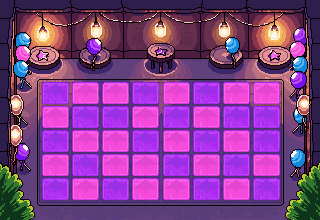
#> input picture tables/fergus/art/src/dance.png, 320 x 220 px, found by its file name; its folder holds 3 pictures in this run
$ python compose_fergus.py
#> lines starting #> are read from the running program, lines starting #| are printed output that depends on the picture
# Builds the Fergus art used by the game from the Pixellab sources in tables/fergus/art/src:
#   playfield.png  the 320x640 backdrop: the wedding dance floor round the top (dance.png, the Friend Zone sits on
#                  it), the pub down the middle (pub.png) and the cafe under the flippers (cafe.png), each cropped
#                  inside its frame and faded into the next; dimmed so the parts drawn over it stand out
#   sprites        Fergus, his two friends and the pint bumpers shrunk to size, and the lamp icons
# Usage: python3 art/compose_fergus.py
from PIL import Image, ImageEnhance
import os
SRC = 'tables/fergus/art/src'; OUT = 'tables/fergus/art'
W, H = 320, 640
def load(n): return Image.open(os.path.join(SRC, n)).convert('RGBA')
#> called with n = 'dance.png'
#> returned value is the input picture: PIL image 320x220 RGBA; mean R, G, B, A 132.1, 62.5, 140, 255
def fade_in(img, top, bottom):
#> called with top = 0, bottom = 30
    mask = Image.new('L', img.size)
#> mask: PIL image 320x240 L; every value is 0
    for y in range(img.height):
        k = min(1, y / top if top else 1, (img.height - 1 - y) / bottom if bottom else 1)
        mask.paste(int(255 * max(0, k)), (0, y, img.width, y + 1))
    img.putalpha(mask)
    return img

field = Image.new('RGBA', (W, H), (36, 18, 30, 255))
field.alpha_composite(fade_in(load('dance.png').resize((320, 240), Image.NEAREST), 0, 30), (0, 0))
pub = load('pub.png').crop((36, 24, 284, 212)).resize((320, 260), Image.NEAREST)
#> call 2 of load, with n = 'pub.png'
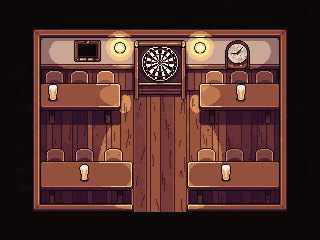
#> input picture tables/fergus/art/src/pub.png, 320 x 240 px, found by its file name
#> in load, returned value is the input picture: PIL image 320x240 RGBA; mean R, G, B, A 77.7, 46.7, 40.3, 255
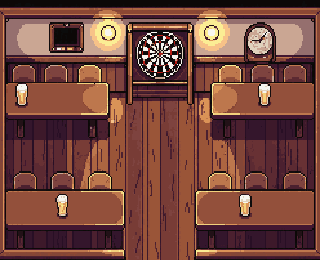
#> pub: PIL image 320x260 RGBA; mean R, G, B, A 117.6, 70.2, 60.5, 255
field.alpha_composite(fade_in(pub, 30, 30), (0, 220))
#> call 2 of fade_in, with top = 30, bottom = 30
#> in fade_in (call 2), `mask = Image.new('L', img.size)`: mask: PIL image 320x260 L; every value is 0
#> after the loop in fade_in (call 2), `for y in range(img.height):`:
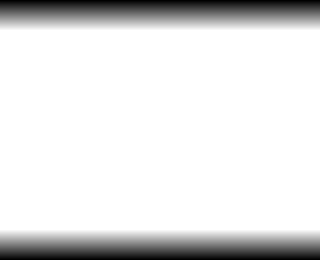
#> mask: PIL image 320x260 L; min 0, max 255, mean 224.5
cafe = load('cafe.png').crop((10, 8, 310, 192)).resize((320, 170), Image.NEAREST)
#> call 3 of load, with n = 'cafe.png'
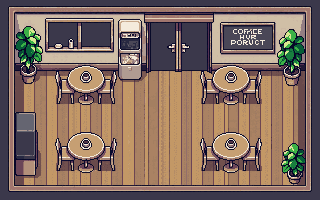
#> input picture tables/fergus/art/src/cafe.png, 320 x 200 px, found by its file name
#> in load, returned value is the input picture: PIL image 320x200 RGBA; mean R, G, B, A 130.1, 107.8, 97, 255
field.alpha_composite(fade_in(cafe, 30, 0), (0, 470))
#> call 3 of fade_in, with top = 30, bottom = 0
#> in fade_in (call 3), `mask = Image.new('L', img.size)`: mask: PIL image 320x170 L; every value is 0
#> after the loop in fade_in (call 3), `for y in range(img.height):`:
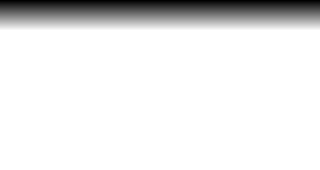
#> mask: PIL image 320x170 L; min 0, max 255, mean 231.7
#> in fade_in (call 3), `img.putalpha(mask)`:
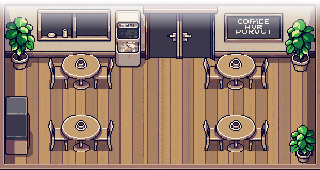
#> img: PIL image 320x170 RGBA; mean R, G, B, A 141.6, 116.3, 100.6, 231.7; transparent parts drawn white
field = ImageEnhance.Brightness(field).enhance(0.55)
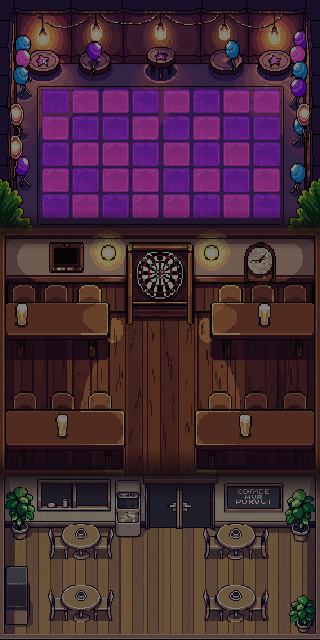
#> field: PIL image 320x640 RGBA; mean R, G, B, A 69.3, 41.8, 53.3, 255
field.save(os.path.join(OUT, 'playfield.png'))

def shrink(s, size):
    s = s.crop(s.getbbox()); s.thumbnail(size, Image.BOX)
    p = s.load()
    for y in range(s.height):
        for x in range(s.width):
            r, g, b, a = p[x, y]; p[x, y] = (r, g, b, 255 if a > 110 else 0)
    return s

shrink(load('fergus.png'), (22, 28)).save(os.path.join(OUT, 'fergus.png'))
#> (the run stopped early here; a loop or call above may not have finished)
